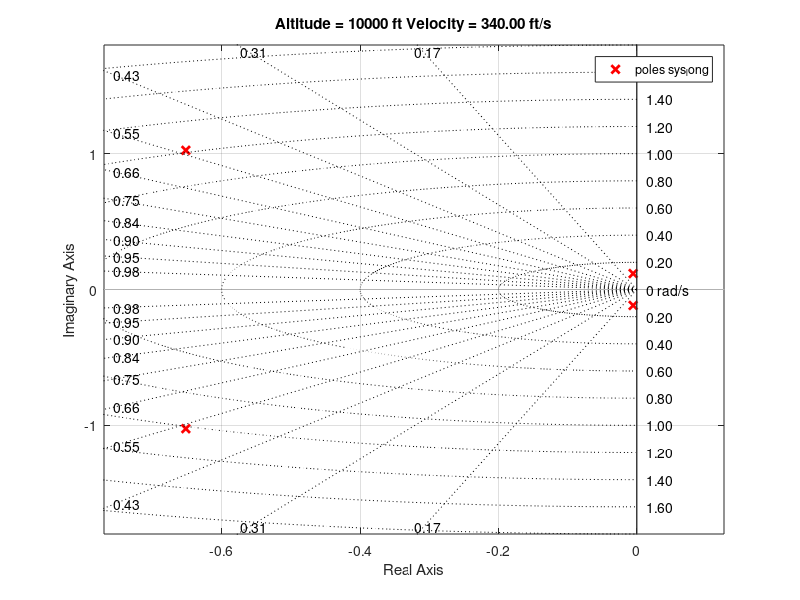

The MATLAB source for this figure: (Note: this script raises an error after producing the figure.)
%control5_1

%State-space model
A=[-0.0243261995104248,-8.58890563787065,-32.1699999992382,-2.50121964477236;-0.000544714905096391,-0.510791146488329,3.34868149905484e-13,0.927063537778952;0,0,0,1.00000000000000;1.26163057090700e-18,-1.16268944316632,0,-0.779147979197433];
B=[0.00393687238578542;-0.00108619425626488;0;-0.0620467050765111];
C=eye(4);
D=zeros(4,1);
sys_long = ss(A,B,C,D);

%Flight condition
V=340; %ft/s
V_meters=V/3.28;
g=9.81;

% [Q1]
%% Longitudinal Eigenmotion analysis
[Vs,DDs]=eig(A)

% FOR YOUR OWN VISUALIZATION ONLY, uncomment when needed
figure
pzmap(sys_long, 'r');
title_string = sprintf('Altitude = 10000 ft Velocity = %.2f ft/s', V);
title(title_string);
sgrid;

% [Q2]
% Select short period eigenvalue, compute natural frequency, damping ratio
% and the period of oscillations
%Select the eigenvlues
lambda= -0.6518 + 1.0247i;
re = real(lambda);
img = imag(lambda);
omega_n=sqrt(re^2+img^2);
zeta=-re/omega_n;
P=2*pi/img;

% [Q3]
% DEMO Check CAP criteria
CAP_org=calcCAP( V_meters, g, omega_n, sys_long );

% DEMO: FOR YOUR OWN VISUALIZATION ONLY
figure
xlim([0.1 10])
ylim([0.1 10])
fill([0.12 0.12 10 10],[0.1 10 10 0.1],'y');hold on
fill([0.2 0.2 2 2],[0.16 10 10 0.16],'c');
fill([0.35 0.35 1.2 1.2],[0.28 3.6 3.6 0.28],'g');
plot(zeta,CAP_org,'rd','Linewidth', 2)
legend('Level 3','Level 2','Level 1','Original Design Point')
set(gca, 'YScale', 'log')
set(gca, 'XScale', 'log')
title('Control Anticipation Parameter requirements (Flight Phase Category A)')
xlabel('Short period damping ratio \zeta_{sp}')
ylabel('CAP [1/(gsec^2)]')
